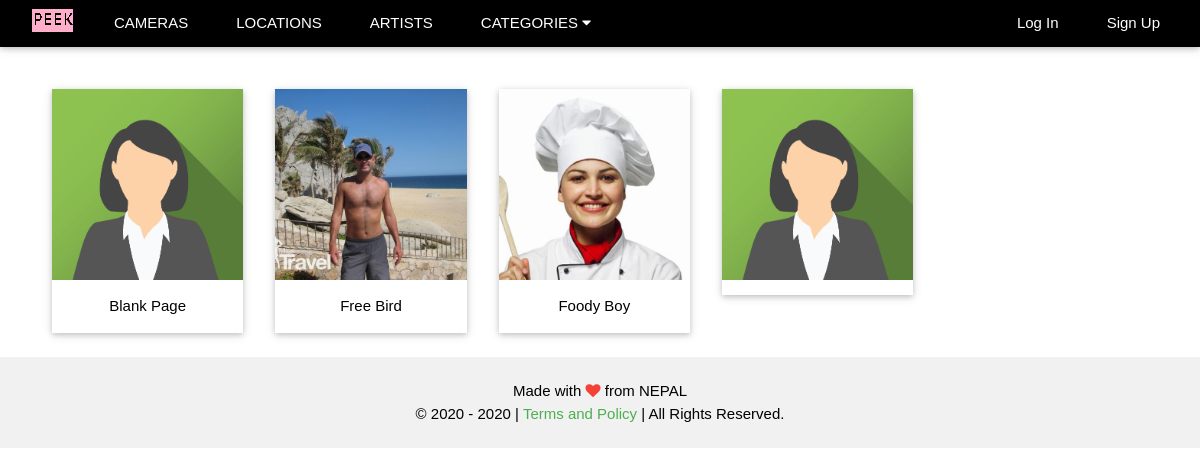
The app's page /browse/artists/ with its own data.
### users/models.py (models this page shows)
class UserProfile(AbstractUser):
    first_name = models.CharField(max_length=254)
    last_name = models.CharField(max_length=254)
    email = models.EmailField(max_length=254, unique=True)
    profile_picture = models.ImageField(blank=True, upload_to=upload_image_path)
    profession = models.CharField(max_length=254, blank=True)
    address = models.CharField(max_length=254, blank=True)
    dob = models.DateField(blank=True, null=True)
    donate = models.CharField(max_length=254, blank=True)
    fb_username = models.CharField(max_length=254, blank=True)
    tw_username = models.CharField(max_length=254, blank=True)
    in_username = models.CharField(max_length=254, blank=True)

### photos/views.py (the view)
# urls.py: path('artists/', artists_page_view, name='artists'),
def artists_page_view(request):
    data_list = User.objects.filter(is_active=True).order_by('-date_joined')
    b_url = '?'
    if data_list.count() != 0:
        paginator = Paginator(data_list, 20)
        if 'page' in request.GET:
            q = request.GET['page']
            if q is not None and q != '' and q != '0':
                page_number = request.GET.get('page')
            else:
                page_number = 1
        else:
            page_number = 1
        data = paginator.get_page(page_number)
    return render(request, 'explore_users.html', {'data' : data, 'base_url' : b_url})

### photos/context_processors.py (called while the page is built)
def category(request):
    cats = Category.objects.all().order_by('category')
    return {'cat_menu' : cats}

### photos/models.py (called while the page is built)
    def __str__(self):
        return self.category

### templates/explore_users.html (shortened to what this page needs)
{% extends 'base.html' %}
{% block content %} {% load static %}
<div class="w3-content" style="margin-top:65px; max-width:1500px">
<div class="w3-container w3-padding w3-center" style="margin-left: 20px;">
    <div class="w3-row">
        {% for item in data %} <a href="{% url 'public_profile'  item.username %}">
            <div class="w3-card w3-col l2 m3 s4 w3-margin">
                {% if item.profile_picture %}
                    <img src="{{ item.profile_picture.url }}"  style="width:100%">
                {% else %}
                    <img src="{% static 'images/user_blank.png' %}"  style="width:100%">
                {% endif %}
                <div class="w3-container w3-center">
                    <p>{{ item.first_name }} {{ item.last_name }}</p>
                </div>
            </div>
        </a> {% endfor %}
    </div>
</div>
</div>
{% endblock %}

### static/css/w3.css (style rules this page uses)
html { box-sizing:border-box }
*,*:before,*:after { box-sizing:inherit }
html { -ms-text-size-adjust:100%;-webkit-text-size-adjust:100% }
body { margin:0 }
a { background-color:transparent }
img { border-style:none }
html,body { font-family:Verdana,sans-serif;font-size:15px;line-height:1.5 }
html { overflow-x:hidden }
img { vertical-align:middle }
a { color:inherit }
.w3-container:after,.w3-container:before,.w3-panel:after,.w3-panel:before,.w3-row:after,.w3-row:before,.w3-row-padding:after,.w3-row-padding:before, .w3-cell-row:before,.w3-cell-row:after,.w3-clear:after,.w3-clear:before,.w3-bar:before,.w3-bar:after { content:"";display:table;clear:both }
.w3-col,.w3-half,.w3-third,.w3-twothird,.w3-threequarter,.w3-quarter { float:left;width:100% }
.w3-col.s4 { width:33.33333% }
@media (min-width:601px) { .w3-col.m3,.w3-quarter { width:24.99999% } }
@media (min-width:993px) { .w3-col.l2 { width:16.66666% } }
.w3-content,.w3-auto { margin-left:auto;margin-right:auto }
.w3-content { max-width:980px }
.w3-container,.w3-panel { padding:0.01em 16px }
.w3-card,.w3-card-2 { box-shadow:0 2px 5px 0 rgba(0,0,0,0.16),0 2px 10px 0 rgba(0,0,0,0.12) }
.w3-center { text-align:center!important }
.w3-margin { margin:16px!important }
.w3-padding { padding:8px 16px!important }

### records on screen
UserProfile: first_name "Blank", last_name "Page"
UserProfile: profile_picture (picture), first_name "Free", last_name "Bird"
UserProfile: profile_picture (picture), first_name "Foody", last_name "Boy"
